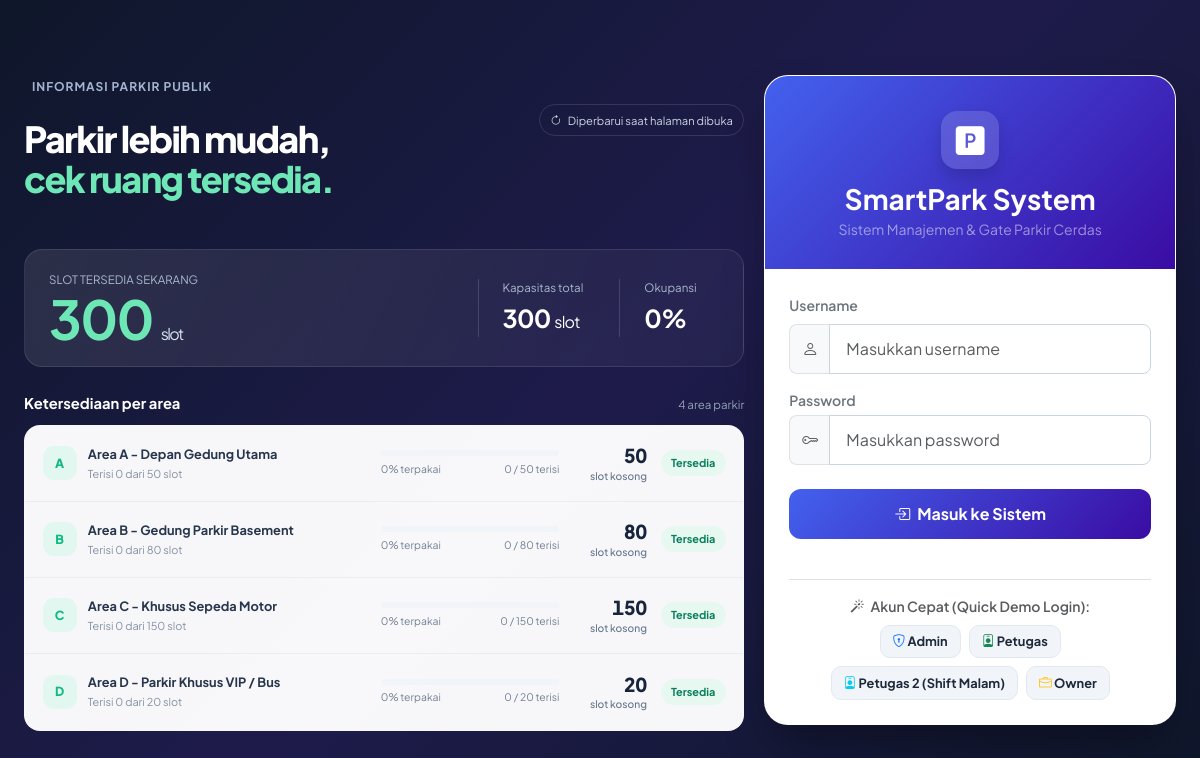
The page /login.php on the database its author committed.
### tables this page shows
CREATE TABLE IF NOT EXISTS `tb_area_parkir` (
  `id_area` int(11) NOT NULL AUTO_INCREMENT,
  `nama_area` varchar(50) NOT NULL,
  `kapasitas` int(5) NOT NULL,
  `terisi` int(5) NOT NULL DEFAULT 0,
  PRIMARY KEY (`id_area`)
);

### login.php (the view, shortened to what this page needs)
<?php
require_once __DIR__ . '/../../config/database.php';
$stmtPublicAreas = $pdo->query("SELECT a.id_area, a.nama_area, a.kapasitas, COUNT(t.id_parkir) AS terisi
    FROM tb_area_parkir a
    LEFT JOIN tb_transaksi t ON t.id_area = a.id_area AND t.status = 'masuk'
    GROUP BY a.id_area, a.nama_area, a.kapasitas
    ORDER BY a.id_area ASC");
$publicAreas = $stmtPublicAreas->fetchAll();
$publicCapacity = 0;
$publicOccupied = 0;
foreach ($publicAreas as $publicArea) {
    $publicCapacity += (int)$publicArea['kapasitas'];
    $publicOccupied += (int)$publicArea['terisi'];
}
$publicAvailable = max(0, $publicCapacity - $publicOccupied);
$publicOccupancy = $publicCapacity > 0 ? round(($publicOccupied / $publicCapacity) * 100, 1) : 0;
?>
<!DOCTYPE html>
<html lang="id">
<head>
    <link href="https://cdn.jsdelivr.net/npm/bootstrap@5.3.3/dist/css/bootstrap.min.css" rel="stylesheet">
    <link rel="stylesheet" href="https://cdn.jsdelivr.net/npm/bootstrap-icons@1.11.3/font/bootstrap-icons.min.css">
</head>
<body>
    <div class="login-layout">
        <section class="availability-panel" aria-labelledby="availabilityTitle">
            <div class="availability-eyebrow"><span class="pulse-dot"></span> Informasi parkir publik</div>
            <div class="d-flex flex-column flex-sm-row justify-content-between align-items-sm-start gap-2 mt-2">
                <div>
                    <h2 id="availabilityTitle" class="availability-heading">Parkir lebih mudah,<br><span>cek ruang tersedia.</span></h2>
                </div>
                <span class="availability-live">
                    <i class="bi bi-arrow-clockwise"></i> Diperbarui saat halaman dibuka
                </span>
            </div>
            <div class="availability-summary">
                <div class="availability-metric">
                    <span>SLOT TERSEDIA SEKARANG</span>
                    <strong><?= number_format($publicAvailable) ?> <small class="fs-6 fw-normal">slot</small></strong>
                </div>
                <div class="availability-metric">
                    <span>Kapasitas total</span>
                    <strong><?= number_format($publicCapacity) ?> <small class="fs-6 fw-normal">slot</small></strong>
                </div>
                <div class="availability-metric">
                    <span>Okupansi</span>
                    <strong><?= $publicOccupancy ?>%</strong>
                </div>
            </div>
            <div class="availability-section-heading">
                <h3>Ketersediaan per area</h3>
                <span><?= count($publicAreas) ?> area parkir</span>
            </div>
            <div class="availability-area-list">
                <?php if (empty($publicAreas)): ?>
                <div class="availability-empty">
                    <i class="bi bi-info-circle me-1"></i> Informasi area parkir belum tersedia.
                </div>
                <?php else: ?>
                    <?php foreach ($publicAreas as $area):
                        $capacity = (int)$area['kapasitas'];
                        $occupied = (int)$area['terisi'];
                        $available = max(0, $capacity - $occupied);
                        $percent = $capacity > 0 ? min(100, round(($occupied / $capacity) * 100, 1)) : 0;
                        $areaColor = $available <= 0 ? '#ef4444' : ($percent >= 90 ? '#ef4444' : ($percent >= 70 ? '#f59e0b' : '#10b981'));
                        $status = $available <= 0 ? 'Penuh' : ($percent >= 90 ? 'Hampir penuh' : ($percent >= 70 ? 'Mulai padat' : 'Tersedia'));
                        $statusClass = $available <= 0 ? 'is-full' : ($percent >= 70 ? 'is-warning' : '');
                        $areaInitial = preg_match('/\bArea\s+([A-Z0-9]+)/i', $area['nama_area'], $matches) ? strtoupper($matches[1]) : strtoupper(substr($area['nama_area'], 0, 1));
                    ?>
                    <article class="availability-area" style="--area-color: <?= $areaColor ?>;">
                        <div class="availability-area-main">
                            <span class="availability-area-marker"><?= htmlspecialchars($areaInitial, ENT_QUOTES, 'UTF-8') ?></span>
                            <div class="min-w-0">
                                <div class="availability-area-name" title="<?= htmlspecialchars($area['nama_area'], ENT_QUOTES, 'UTF-8') ?>">
                                    <?= htmlspecialchars($area['nama_area'], ENT_QUOTES, 'UTF-8') ?>
                                </div>
                                <div class="availability-area-detail">Terisi <?= number_format($occupied) ?> dari <?= number_format($capacity) ?> slot</div>
                            </div>
                        </div>
                        <div class="availability-area-occupancy">
                            <div class="availability-progress" role="progressbar" aria-label="Okupansi <?= htmlspecialchars($area['nama_area'], ENT_QUOTES, 'UTF-8') ?>" aria-valuenow="<?= $percent ?>" aria-valuemin="0" aria-valuemax="100">
                            </div>
                            <div class="availability-meta">
                                <span><?= $percent ?>% terpakai</span>
                                <span><?= number_format($occupied) ?> / <?= number_format($capacity) ?> terisi</span>
                            </div>
                        </div>
                        <div class="availability-slots" aria-label="<?= number_format($available) ?> slot tersedia di <?= htmlspecialchars($area['nama_area'], ENT_QUOTES, 'UTF-8') ?>">
                            <?= number_format($available) ?>
                            <span>slot kosong</span>
                        </div>
                        <span class="availability-status <?= $statusClass ?>"><?= $status ?></span>
                    </article>
                    <?php endforeach; ?>
                <?php endif; ?>
            </div>
        </section>
        <section class="login-card" aria-label="Masuk ke SmartPark">
            <div class="login-header">
                <div class="brand-badge">
                    <i class="bi bi-p-square-fill"></i>
                </div>
                <h3 class="fw-bold mb-1">SmartPark System</h3>
                <p class="mb-0 text-white-50 small">Sistem Manajemen & Gate Parkir Cerdas</p>
            </div>
            <div class="p-4 p-sm-4">
            <form action="" method="POST">
                <div class="mb-3">
                    <label class="form-label fw-semibold small text-secondary">Username</label>
                    <div class="input-group">
                        <span class="input-group-text bg-light border-end-0 rounded-start-3"><i class="bi bi-person text-muted"></i></span>
                        <input type="text" name="username" id="inputUsername" class="form-control rounded-end-3" placeholder="Masukkan username" required autofocus>
                    </div>
                </div>
                <div class="mb-4">
                    <div class="d-flex justify-content-between align-items-center mb-1">
                        <label class="form-label fw-semibold small text-secondary mb-0">Password</label>
                    </div>
                    <div class="input-group">
                        <span class="input-group-text bg-light border-end-0 rounded-start-3"><i class="bi bi-key text-muted"></i></span>
                        <input type="password" name="password" id="inputPassword" class="form-control rounded-end-3" placeholder="Masukkan password" required>
                    </div>
                </div>
                <button type="submit" class="btn btn-submit w-100 mb-3">
                    <i class="bi bi-box-arrow-in-right me-1"></i> Masuk ke Sistem
                </button>
            </form>
            <div class="mt-4 pt-3 border-top">
                <small class="text-muted d-block mb-2 fw-semibold text-center"><i class="bi bi-magic me-1"></i> Akun Cepat (Quick Demo Login):</small>
                <div class="d-flex flex-wrap gap-2 justify-content-center">
                    <span class="demo-chip" onclick="fillLogin('admin', 'admin123')">
                        <i class="bi bi-shield-lock text-primary"></i> <strong>Admin</strong>
                    </span>
                    <span class="demo-chip" onclick="fillLogin('petugas', 'petugas123')">
                        <i class="bi bi-person-badge text-success"></i> <strong>Petugas</strong>
                    </span>
                    <span class="demo-chip" onclick="fillLogin('petugas2', 'petugas2123')">
                        <i class="bi bi-person-badge text-info"></i> <strong>Petugas 2 (Shift Malam)</strong>
                    </span>
                    <span class="demo-chip" onclick="fillLogin('owner', 'owner123')">
                        <i class="bi bi-briefcase text-warning"></i> <strong>Owner</strong>
                    </span>
                </div>
            </div>
            </div>
        </section>
    </div>
</body>
</html>

### rows shown on the page
tb_area_parkir: nama_area "A", nama_area "Area A - Depan Gedung Utama", occupied "0", kapasitas "50", percent "0", status "Tersedia"
tb_area_parkir: nama_area "B", nama_area "Area B - Gedung Parkir Basement", occupied "0", kapasitas "80", percent "0", status "Tersedia"
tb_area_parkir: nama_area "C", nama_area "Area C - Khusus Sepeda Motor", occupied "0", kapasitas "150", percent "0", status "Tersedia"
tb_area_parkir: nama_area "D", nama_area "Area D - Parkir Khusus VIP / Bus", occupied "0", kapasitas "20", percent "0", status "Tersedia"

### other values the page prints
$publicAvailable "300"
$publicCapacity "300"
$publicOccupancy "0"
count($publicAreas) "4"
